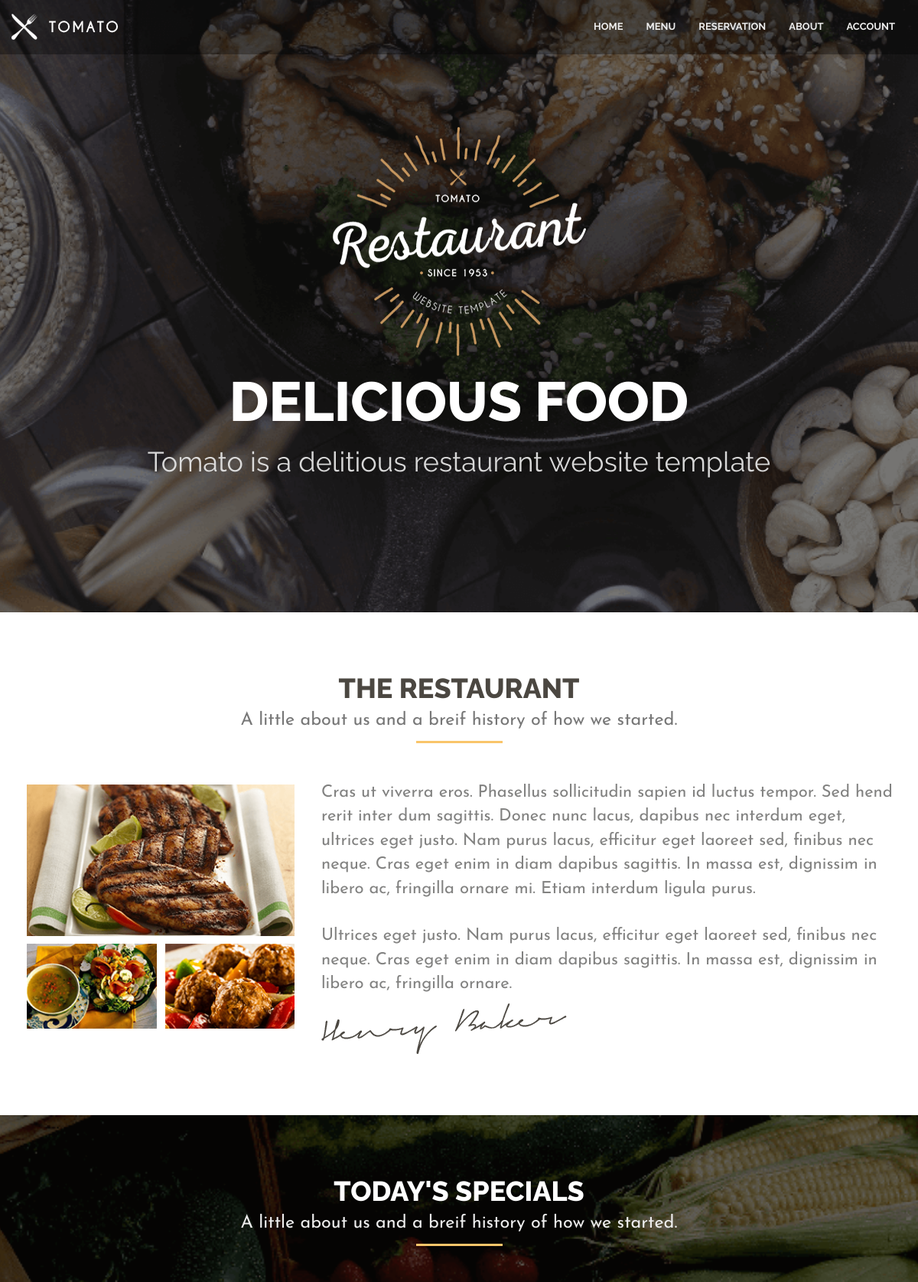
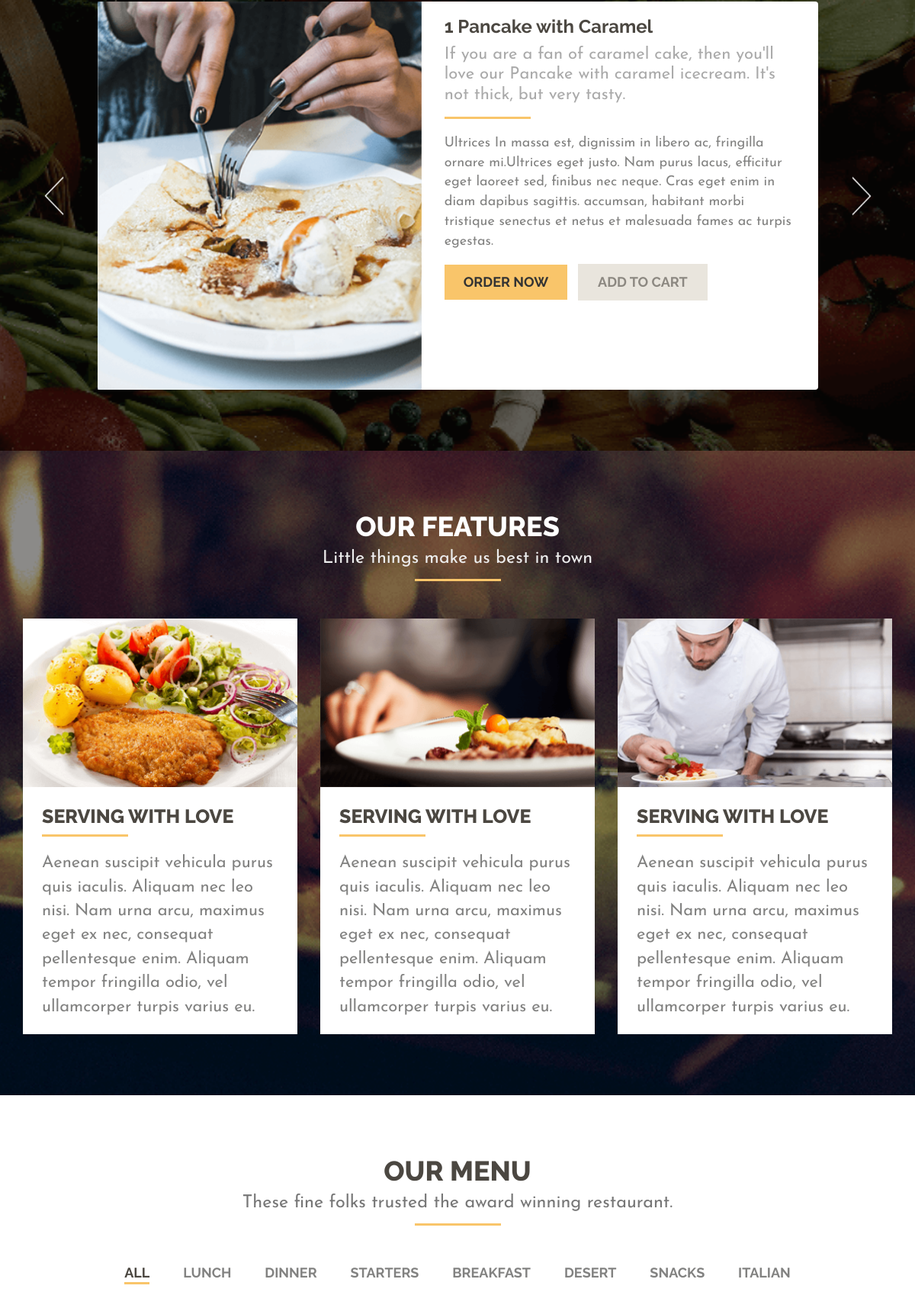
The page / (upper part) on the database its author committed (2 pictures, top to bottom).
### management/models.py (models this page shows)
class Category(models.Model):
    name = models.CharField(max_length= 20, blank= True, null= True)
    def __str__(self):
        return self.name

### customer/views.py (the view)
# urls.py: 2. Add a URL to urlpatterns:  path('', Home.as_view(), name='home')
def Home(request):
    if request.user.is_staff:
        return redirect('AdminHome')
    cat = Category.objects.all()
    dish= Dish.objects.filter(avail= True)
    if request.user.is_anonymous:
        d={'cat':cat,'dishes':dish}
    else:
        Cartdish,total = Total(request.user)
        d={'cat':cat,'dishes':dish, 'total':total,'Cartdish':Cartdish}
    return render(request, 'index.html',d)

### templates/index.html (shortened to what this page needs)
 {% extends "base.html" %}
 {% block body %}
 {% load static %}
            <section class="home">
                <div class="tittle-block">
                    <div class="logo">
                        <a href="index-2.html">
                            <img src="{% static 'img/logo.png' %}" alt="logo">
                        </a>
                    </div>
                    <h1>DELICIOUS Food</h1>
                    <h2>Tomato is a delitious restaurant website template</h2>
                </div>
            </section>
            <section class="about" id="about">
                <div class="container">
                    <div class="row">
                        <div class="col-md-12">
                            <div class="page-header wow fadeInDown">
                                <h1>the restaurant<small>A little about us and a breif history of how we
                                        started.</small></h1>
                            </div>
                        </div>
                    </div>
                    <div class="row wow fadeInUp">
                        <div class="col-md-4">
                            <div class="container-fluid">
                                <div class="row">
                                    <div class="col-xs-12 hidden-sm about-photo">
                                        <div class="image-thumb">
                                            <img src="{% static 'img/thumb1.png' %}" data-mfp-src="{% static 'img/fullImages/pic1.jpg' %}"
                                                class="img-responsive" alt="logo">
                                        </div>
                                    </div>
                                </div>
                                <div class="row">
                                    <div class="col-sm-6 about-photo hidden-xs">
                                        <img src="{% static 'img/thumb2.png' %}" data-mfp-src="{% static 'img/fullImages/pic2.jpg' %}"
                                            class="img-responsive" alt="logo">
                                    </div>
                                    <div class="col-sm-6 about-photo hidden-xs">
                                        <img src="{% static 'img/thumb3.png' %}" data-mfp-src="{% static 'img/fullImages/pic3.jpg' %}"
                                            class="img-responsive" alt="logo">
                                    </div>
                                </div>
                            </div>
                        </div>
                        <div class="col-md-8">
                            <p>
                                Cras ut viverra eros. Phasellus sollicitudin sapien id luctus tempor. Sed hend rerit
                                inter dum sagittis. Donec nunc lacus, dapibus nec interdum eget, ultrices eget justo.
                                Nam purus lacus, efficitur eget laoreet sed, finibus nec neque. Cras eget enim in diam
                                dapibus sagittis. In massa est, dignissim in libero ac, fringilla ornare mi. Etiam
                                interdum ligula purus.
                            </p>
                            <br>
                            <p>
                                Ultrices eget justo. Nam purus lacus, efficitur eget laoreet sed, finibus nec neque.
                                Cras eget enim in diam dapibus sagittis. In massa est, dignissim in libero ac, fringilla
                                ornare.
                            </p>
                            <img src="{% static 'img/signature.png' %}" alt="signature">
                        </div>
                    </div>
                </div>
            </section>
            <section class="special">
                <div class="container">
                    <div class="row">
                        <div class="col-md-12">
                            <div class="page-header wow fadeInDown">
                                <h1 class="white">today's specials<small>A little about us and a breif history of how we
                                        started.</small></h1>
                            </div>
                        </div>
                    </div>
                    <div class="row wow fadeInUp">
                        <div class="col-md-offset-1 col-md-10">
                            <div class="flexslider special-slider">
                                <ul class="slides">
                                    <li>
                                        <div class="slider-img">
                                            <img src="{% static 'img/thumb4.png' %}" alt="" />
                                        </div>
                                        <div class="slider-content">
                                            <div class="page-header">
                                                <h1>1 Pancake with Caramel<small>If you are a fan of caramel cake, then
                                                        you'll love our Pancake with caramel icecream. It's not thick,
                                                        but very tasty.</small></h1>
                                            </div>
                                            <p>Ultrices In massa est, dignissim in libero ac, fringilla ornare
                                                mi.Ultrices eget justo. Nam purus lacus, efficitur eget laoreet sed,
                                                finibus nec neque. Cras eget enim in diam dapibus sagittis. accumsan,
                                                habitant morbi tristique senectus et netus et malesuada fames ac turpis
                                                egestas.</p>
                                            <a class="btn btn-default" href="index-2.html" role="button">Order now</a>
                                            <a class="btn btn-secondary" href="index-2.html" role="button">Add to
                                                cart</a>
                                        </div>
                                    </li>
                                </ul>
                                <div class="direction-nav hidden-sm">
                                    <div class="next">
                                        <a><img src="{% static 'img/right-arrow.png' %}" alt="" /></a>
                                    </div>
                                    <div class="prev">
                                        <a><img src="{% static 'img/left-arrow.png' %}" alt="" /></a>
                                    </div>
                                </div>
                            </div>
                        </div>
                    </div>
                </div>
            </section>
            <section class="features">
                <div class="container">
                    <div class="row">
                        <div class="col-md-12">
                            <div class="page-header wow fadeInDown">
                                <h1 class="white">Our features<small>Little things make us best in town</small></h1>
                            </div>
                        </div>
                    </div>
                    <div class="row wow fadeInUp">
                        <div class="col-md-4 col-sm-6">
                            <div class="features-tile">
                                <div class="features-img">
                                    <img src="{% static 'img/thumb5.png' %}" alt="" />
                                </div>
                                <div class="features-content">
                                    <div class="page-header">
                                        <h1>Serving with love</h1>
                                    </div>
                                    <p>Aenean suscipit vehicula purus quis iaculis. Aliquam nec leo nisi. Nam urna arcu,
                                        maximus eget ex nec, consequat pellentesque enim. Aliquam tempor fringilla odio,
                                        vel ullamcorper turpis varius eu.</p>
                                </div>
                            </div>
                        </div>
                        <div class="col-md-4 col-sm-6">
                            <div class="features-tile">
                                <div class="features-img">
                                    <img src="{% static 'img/thumb6.png' %}" alt="" />
                                </div>
                                <div class="features-content">
                                    <div class="page-header">
                                        <h1>Serving with love</h1>
                                    </div>
                                    <p>Aenean suscipit vehicula purus quis iaculis. Aliquam nec leo nisi. Nam urna arcu,
                                        maximus eget ex nec, consequat pellentesque enim. Aliquam tempor fringilla odio,
                                        vel ullamcorper turpis varius eu.</p>
                                </div>
                            </div>
                        </div>
                        <div class="col-md-4 col-sm-6">
                            <div class="features-tile">
                                <div class="features-img">
                                    <img src="{% static 'img/thumb7.png' %}" alt="" />
                                </div>
                                <div class="features-content">
                                    <div class="page-header">
                                        <h1>Serving with love</h1>
                                    </div>
                                    <p>Aenean suscipit vehicula purus quis iaculis. Aliquam nec leo nisi. Nam urna arcu,
                                        maximus eget ex nec, consequat pellentesque enim. Aliquam tempor fringilla odio,
                                        vel ullamcorper turpis varius eu.</p>
                                </div>
                            </div>
                        </div>
                    </div>
                </div>
            </section>
            <section class="menu">
                <div class="container">
                    <div class="row">
                        <div class="col-md-12">
                            <div class="page-header wow fadeInDown">
                                <h1>Our menu<small>These fine folks trusted the award winning restaurant.</small></h1>
                            </div>
                        </div>
                    </div>
                    <div class="food-menu wow fadeInUp">
                        <div class="row">
                            <div class="col-md-12">
                                <div class="menu-tags">
                                    <span data-filter="*" class="tagsort-active">All</span>
                                    {% for i in cat %}
                                    <span data-filter=".{{ i }}">{{i}}</span>
                                    {% endfor %}
                                </div>
                            </div>
                        </div>
                        <div class="row menu-items">
                        </div>
                    </div>
                </div>
            </section>
           {% endblock body %}

### rows shown on the page
Category: name "LUNCH"
Category: name "DINNER"
Category: name "STARTERS"
Category: name "BREAKFAST"
Category: name "DESERT"
Category: name "SNACKS"
Category: name "ITALIAN"
